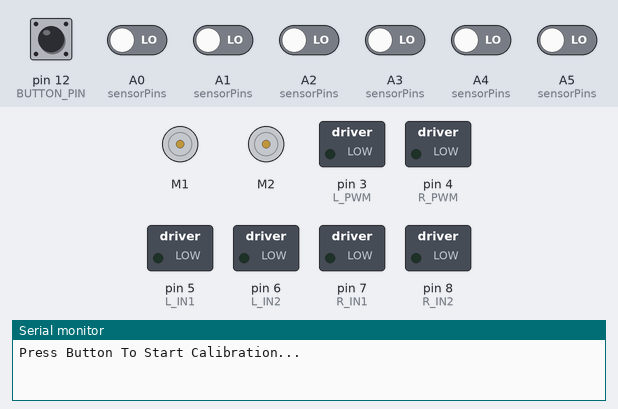
A sketch run on a simulated Arduino Nano, built with avr-gcc and run on an emulated ATmega328P. On the bench: 2 × DC motor (green arrow = forward, orange = backward, longer = faster), switched loads named in the sketch (green lamp = pin HIGH), the last lines printed to the serial monitor. The test bench sets the inputs (shaded band); at power-on: pin 12 (BUTTON_PIN) HIGH, A0 (sensorPins), A1 (sensorPins), A2 (sensorPins), A3 (sensorPins), A4 (sensorPins), A5 (sensorPins) LOW. Pins used as bus, display or sensor lines are not drawn.

Above: at 0.8 s.
0.9 s: pin 12 (BUTTON_PIN) pulled LOW for 0.15 s
4.0 s: pin 12 (BUTTON_PIN) pulled LOW for 1 s
At 5.2 s:
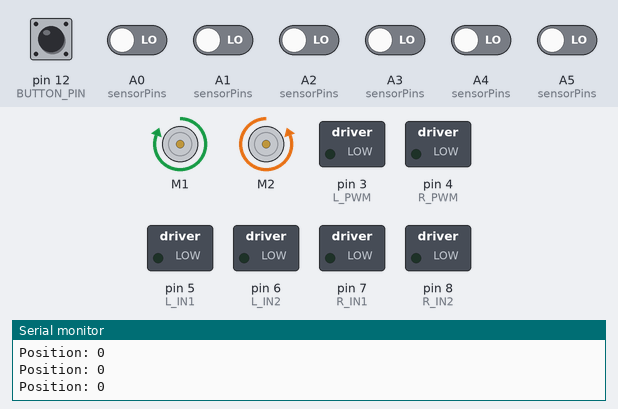
Timing chart, 0 to 7.0 s (numbered marks = the images above; inputs shaded):
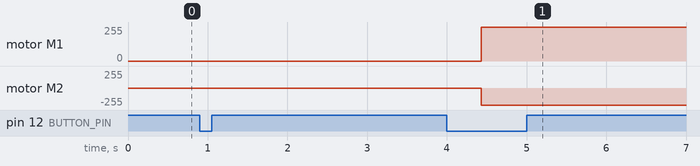

The sketch:

MainCode.ino
```cpp
#include <QTRSensors.h>
#include "DualMC33926MotorShield.h"


// Line Sensor & PID Configuration Variables
#define SETPOINT    3500  // The goal for readLine (center)
#define KP          0.2   // The P value in PID
#define KI          0.0
#define KD          1.0   // The D value in PID
#define MAX_SPEED   250   // The max speed to set motors to
#define SET_SPEED   200   // The goal speed to set motors to
#define MIN_SPEED   0     // The min speed to set motors to

// Pushbutton Pin
#define BUTTON_PIN  12 // Optional pushbutton pin

// Motor Driver Pins (MC33926)
#define ENABLE_PIN  2
#define L_PWM       3
#define R_PWM       4
#define L_IN1       5 // motor 1 = left motor
#define L_IN2       6
#define R_IN1       7 //motor 2 = right motor
#define R_IN2       8
// slew is gpio pin 11
//M2 Feedback(FB) gpio 9
//M1 Feedback(FB) gpio 10

// PID & Other Variables
int lastError = 0;  // For storing PID error
float integralError = 0;
bool calibrationDone = false;

DualMC33926MotorShield md;

// SENSORS **********************************
#define NUM_SENSORS 7
const uint8_t sensorPins[NUM_SENSORS] = {A0, A1, A2, A3, A4, A5, A6};
QTRSensors qtr;
unsigned int sensorValues[NUM_SENSORS];

void setup() {
    Serial.begin(9600); // Initialize Serial Monitor

    pinMode(BUTTON_PIN, INPUT_PULLUP); // Initialize Pushbutton
    pinMode(ENABLE_PIN, OUTPUT);
    pinMode(L_PWM, OUTPUT);
    pinMode(R_PWM, OUTPUT);
    pinMode(L_IN1, OUTPUT);
    pinMode(L_IN2, OUTPUT);
    pinMode(R_IN1, OUTPUT);
    pinMode(R_IN2, OUTPUT);

    digitalWrite(ENABLE_PIN, HIGH); // Enable motor driver
    md.init(); // Initalize Motor Driver
    // Initialize QTR sensor
    qtr.setTypeRC();
    qtr.setSensorPins(sensorPins, NUM_SENSORS);
    qtr.setEmitterPin(2);

    // Wait for button press to start calibration
    Serial.println("Press Button To Start Calibration...");
    while (digitalRead(BUTTON_PIN) == HIGH);
    calibrateSensors();

    // Wait for second button press to start robot
    Serial.println("Press Button To Start Line Following...");
    while (digitalRead(BUTTON_PIN) == HIGH);

    Serial.println("Starting Robot!");
    calibrationDone = true;
}

void calibrateSensors() {
    Serial.println("Calibration Starting...");
    for (int i = 0; i < 100; i++) {
        qtr.calibrate();
        delay(10);
    }
    Serial.println("Calibration Successful!");
}

void setMotorSpeed(int leftSpeed, int rightSpeed) {
    // Apply Speed Constraints
    leftSpeed = constrain(leftSpeed, -400, 400);
    rightSpeed = constrain(rightSpeed, -400, 400);

    md.setM1Speed(leftSpeed);
    md.setM2Speed(rightSpeed);
    // Motor Direction Logic
   // digitalWrite(L_IN1, leftSpeed >= 0 ? HIGH : LOW);
   // digitalWrite(L_IN2, leftSpeed >= 0 ? LOW : HIGH);
   // analogWrite(L_PWM, abs(leftSpeed));

   //digitalWrite(R_IN1, rightSpeed >= 0 ? HIGH : LOW);
   // digitalWrite(R_IN2, rightSpeed >= 0 ? LOW : HIGH);
   // analogWrite(R_PWM, abs(rightSpeed));
}

void loop() {
    if (!calibrationDone) return; // Prevent the robot from running if not calibrated

    // Read sensor values and determine position
    int position = qtr.readLineBlack(sensorValues);
    Serial.print("Position: ");
    Serial.println(position);

    // Compute PID error
    int error = position - SETPOINT;

    // Calculate PID terms
    int proportional = error;
    integralError += error;
    int derivative = error - lastError;

    // PID Correction
    int correction = (KP * proportional) + (KI * integralError) + (KD * derivative);
    lastError = error; // Update last error for next loop

    // Adjust motor speeds based on correction
    int leftSpeed = SET_SPEED - correction;
    int rightSpeed = SET_SPEED + correction;

    setMotorSpeed(leftSpeed, rightSpeed); // Set motor speeds

    delay(10); // Small delay for stability
}
```

Measured:
- after the input at 4.0 s, motor M1: stopped → forward 255/255 after 0.43 s; motor M2: stopped → backward 255/255 after 0.43 s
